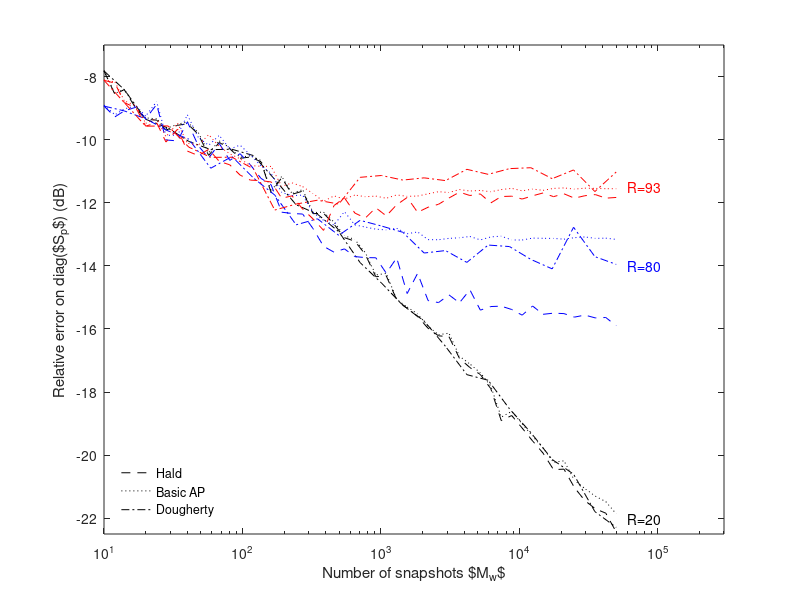

Reproduce this figure in MATLAB. (Note: this script raises an error after producing the figure.)
load('AP_it_Mw.mat');
load('cvx_Mw.mat');
load('linprog_Mw.mat');


Nsrc =[20 60 80 96];
Mw=round(logspace(log10(10),log10(50000),50));
Mw2=round(logspace(log10(10),log10(50000),25));

figure

C = ['k','b','r'];
j=1;
for i=[ 1 3 4]

    semilogx(Mw,10*log10(err_cvx(i,:)),'color',C(j),'linestyle','--');
    hold on
    semilogx(Mw,10*log10(err_it(i,:)),'color',C(j),'linestyle',':');
    semilogx(Mw2,10*log10(err_linprog(i,:)),'color',C(j),'linestyle','-.');
   j=j+1; 
end   

%l=line([93 93],[-30 0],'color','black');
%l.Color(4)=0.3;
legend('Hald','Basic AP','Dougherty','location','southwest');
set(legend,'Box','off')
text(6*10^4, -22,'R=20')
text(6*10^4,-14,'R=80','color', C(2))
text(6*10^4,-11.5,'R=93','color', C(3))
xlim([Mw(1) 3*10^5])
ylim([-22.5 -7])
xlabel('Number of snapshots $M_w$')
ylabel('Relative error on diag(${S_p}$) (dB)')
plot_fig(gcf,11,8.5)
